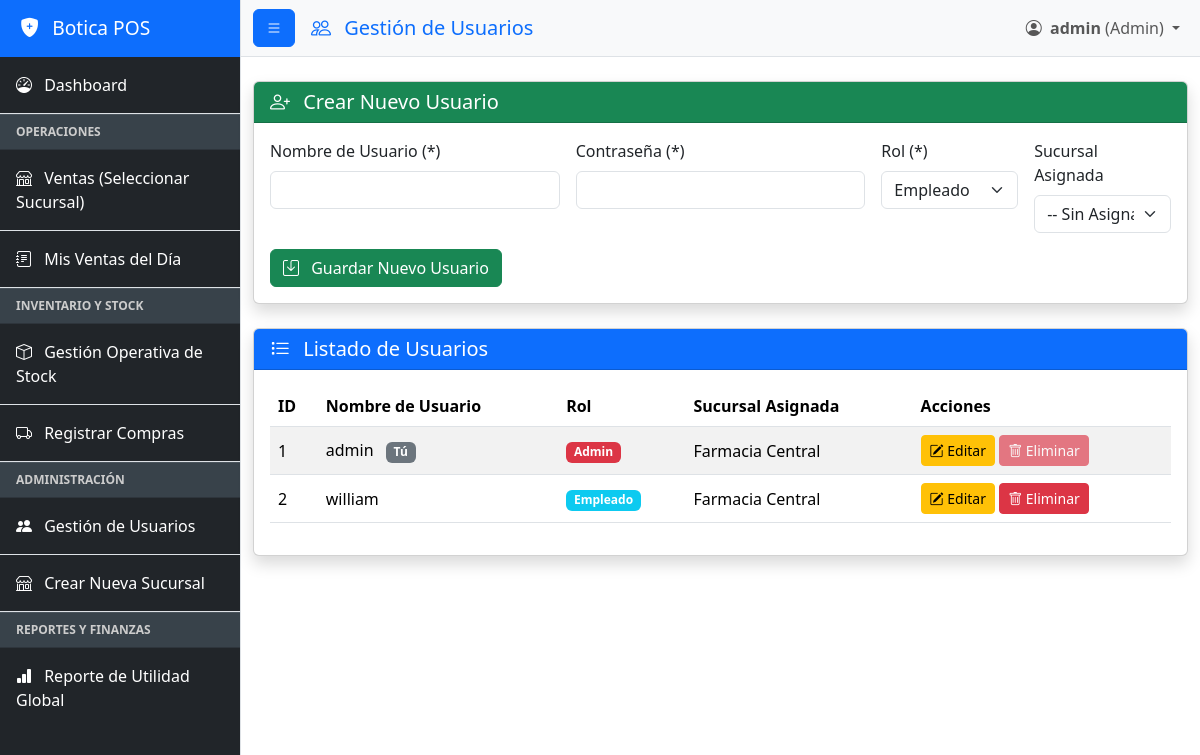
The app's page /gestion-usuarios (signed in) with its own data.
### app.py (models this page shows, shortened)
class User(UserMixin, db.Model):
    id = db.Column(db.Integer, primary_key=True)
    username = db.Column(db.String(80), unique=True, nullable=False)
    password_hash = db.Column(db.String(255), nullable=False)
    role = db.Column(db.String(50), default='Empleado', nullable=False)
    farmacia_id = db.Column(db.Integer, db.ForeignKey('farmacia.id'), nullable=True)
    farmacia = db.relationship('Farmacia', back_populates='empleados_rel')
    ventas_realizadas = db.relationship('Sale', back_populates='vendedor_rel')
    ajustes_realizados = db.relationship('AjusteStock', back_populates='user_rel', foreign_keys='[AjusteStock.user_id]')

class Farmacia(db.Model):
    id = db.Column(db.Integer, primary_key=True)
    nombre = db.Column(db.String(100), unique=True, nullable=False)
    inventario_rel = db.relationship('Inventario', back_populates='farmacia_rel', cascade="all, delete-orphan")
    empleados_rel = db.relationship('User', back_populates='farmacia', cascade="all, delete-orphan")
    ventas_rel = db.relationship('Sale', back_populates='sucursal_venta_rel', cascade="all, delete-orphan")

### app.py (the view, shortened to what this page needs)
@app.route('/gestion-usuarios', methods=['GET', 'POST'])
@login_required
@admin_required
def gestion_usuarios():
    users = User.query.all()
    farmacias = Farmacia.query.all()
    return render_template('gestion_usuarios.html', users=users, farmacias=farmacias)

### app.py (called while the page is built, shortened)
def admin_required(f):
    @wraps(f)
    def decorated_function(*args, **kwargs):
        if current_user.role != 'Admin':
            flash('Acceso denegado. Se requiere rol de Administrador.', 'danger')
            return redirect(url_for('dashboard'))
        return f(*args, **kwargs)
    return decorated_function

@login_manager.user_loader
def load_user(user_id):
    return db.session.get(User, int(user_id))

@app.before_request
def create_default_data():
    if request.path.startswith('/static') or request.path.startswith('/favicon'):
        return
    with app.app_context():
        db.create_all()
        if User.query.filter_by(username='admin').first() is None:
            admin = User(username='admin', role='Admin')
            admin.set_password('adminpass')
            db.session.add(admin)
            db.session.commit()
        farmacia_central = Farmacia.query.filter_by(nombre='Farmacia Central').first()

### templates/gestion_usuarios.html (shortened to what this page needs)
{% extends "base.html" %}
{% block page_heading %}
    <i class="bi bi-people me-2"></i> Gestión de Usuarios
{% endblock %}
{% block content %}
<div class="card shadow mb-4">
    <div class="card-header bg-success text-white">
        <h5 class="mb-0"><i class="bi bi-person-plus me-2"></i> Crear Nuevo Usuario</h5>
    </div>
    <div class="card-body">
        <form method="POST">
            <div class="row g-3">
                <div class="col-md-4">
                    <label for="username" class="form-label">Nombre de Usuario (*)</label>
                    <input type="text" class="form-control" id="username" name="username" required>
                </div>
                <div class="col-md-4">
                    <label for="password" class="form-label">Contraseña (*)</label>
                    <input type="password" class="form-control" id="password" name="password" required>
                </div>
                <div class="col-md-2">
                    <label for="role" class="form-label">Rol (*)</label>
                    <select class="form-select" id="role" name="role" required>
                        <option value="Empleado" selected>Empleado</option>
                    </select>
                </div>
                <div class="col-md-2">
                    <label for="farmacia_id" class="form-label">Sucursal Asignada</label>
                    <select class="form-select" id="farmacia_id" name="farmacia_id">
                        <option value="0" selected>-- Sin Asignar --</option>
                    </select>
                </div>
                <div class="col-12 mt-3">
                    <button type="submit" class="btn btn-success"><i class="bi bi-save me-2"></i> Guardar Nuevo Usuario</button>
                </div>
            </div>
        </form>
    </div>
</div>
<div class="card shadow mb-4">
    <div class="card-header bg-primary text-white">
        <h5 class="mb-0"><i class="bi bi-list-task me-2"></i> Listado de Usuarios</h5>
    </div>
    <div class="card-body">
        <div class="table-responsive">
            <table class="table table-striped table-hover align-middle">
                <thead>
                    <tr>
                        <th>ID</th>
                        <th>Nombre de Usuario</th>
                        <th>Rol</th>
                        <th>Sucursal Asignada</th>
                        <th>Acciones</th>
                    </tr>
                </thead>
                <tbody>
                    {% for user in users %}
                    <tr>
                        <td>{{ user.id }}</td>
                        <td>
                            {{ user.username }}
                            {% if user.id == current_user.id %}
                                <span class="badge bg-secondary ms-2">Tú</span>
                            {% endif %}
                        </td>
                        <td>
                            <span class="badge
                                {% if user.role == 'Admin' %}bg-danger
                                {% else %}bg-info
                                {% endif %}">
                                {{ user.role }}
                            </span>
                        </td>
                        <td>
                            {{ user.farmacia.nombre if user.farmacia else 'Sin Asignar' }}
                        </td>
                        <td>
                            <a href="{{ url_for('editar_usuario', user_id=user.id) }}" class="btn btn-sm btn-warning" title="Editar Usuario">
                                <i class="bi bi-pencil-square"></i> Editar
                            </a>
                            <button type="button" class="btn btn-sm btn-danger"
                                data-bs-toggle="modal"
                                data-bs-target="#deleteUserModal"
                                data-user-id="{{ user.id }}"
                                data-user-name="{{ user.username }}"
                                {% if user.id == current_user.id %}disabled{% endif %}>
                                <i class="bi bi-trash"></i> Eliminar
                            </button>
                        </td>
                    </tr>
                    {% endfor %}
                </tbody>
            </table>
        </div>
    </div>
</div>
{% endblock %}

### templates/base.html (shortened to what this page needs)
<!doctype html>
<html lang="es">
<head>
    <link href="https://cdn.jsdelivr.net/npm/bootstrap@5.3.3/dist/css/bootstrap.min.css"
          rel="stylesheet"
>
    <link rel="stylesheet" href="https://cdn.jsdelivr.net/npm/bootstrap-icons@1.11.3/font/bootstrap-icons.min.css">
</head>
<body>
    <div class="d-flex" id="wrapper">
        {% if current_user.is_authenticated %}
        <div class="border-end bg-dark" id="sidebar-wrapper">
            <div class="sidebar-heading bg-primary text-white">
                <i class="bi bi-shield-fill-plus me-2"></i> Botica POS
            </div>
            <div class="list-group list-group-flush">
                <a href="{{ url_for('dashboard') }}" class="list-group-item list-group-item-action bg-dark text-white p-3">
                    <i class="bi bi-speedometer me-2"></i> Dashboard
                </a>
                <div class="sidebar-separator">Operaciones</div>
                {% if current_user.role == 'Admin' %}
                <a href="{{ url_for('seleccionar_farmacia_ventas') }}" class="list-group-item list-group-item-action bg-dark text-white p-3">
                    <i class="bi bi-shop me-2"></i> Ventas (Seleccionar Sucursal)
                </a>
                {% else %}
                <a href="{{ url_for('pantalla_ventas') }}" class="list-group-item list-group-item-action bg-dark text-white p-3">
                    <i class="bi bi-cart-fill me-2"></i> Ventas
                </a>
                {% endif %}
                {% if current_user.role == 'Empleado' or current_user.role == 'Admin' %}
                <a href="{{ url_for('mis_ventas') }}" class="list-group-item list-group-item-action bg-dark text-white p-3">
                    <i class="bi bi-journal-text me-2"></i> Mis Ventas del Día
                </a>
                {% endif %}
                {% if current_user.role == 'Admin' %}
                <div class="sidebar-separator">Inventario y Stock</div>
                <a href="{{ url_for('gestion_stock') }}" class="list-group-item list-group-item-action bg-dark text-white p-3">
                    <i class="bi bi-box me-2"></i> Gestión Operativa de Stock
                </a>
                <a href="{{ url_for('registro_compra') }}" class="list-group-item list-group-item-action bg-dark text-white p-3">
                    <i class="bi bi-truck me-2"></i> Registrar Compras
                </a>
                {% endif %}
                {% if current_user.role == 'Admin' %}
                <div class="sidebar-separator">Administración</div>
                <a href="{{ url_for('gestion_usuarios') }}" class="list-group-item list-group-item-action bg-dark text-white p-3">
                    <i class="bi bi-people-fill me-2"></i> Gestión de Usuarios
                </a>
                <a href="{{ url_for('agregar_farmacia') }}" class="list-group-item list-group-item-action bg-dark text-white p-3">
                    <i class="bi bi-shop me-2"></i> Crear Nueva Sucursal
                </a>
                {% endif %}
                {% if current_user.role == 'Admin' %}
                <div class="sidebar-separator">Reportes y Finanzas</div>
                <a href="{{ url_for('reporte_global') }}" class="list-group-item list-group-item-action bg-dark text-white p-3">
                    <i class="bi bi-bar-chart-fill me-2"></i> Reporte de Utilidad Global
                </a>
                {% endif %}
            </div>
        </div>
        {% endif %}
        <div id="page-content-wrapper">
            <nav class="navbar navbar-expand-lg navbar-light bg-light border-bottom">
                <div class="container-fluid">
                    {% if current_user.is_authenticated %}
                    <button class="btn btn-primary" id="sidebarToggle">
                        <i class="bi bi-list"></i>
                    </button>
                    {% endif %}
                    <h5 class="ms-3 mb-0 text-primary">{% block page_heading %}{% endblock %}</h5>
                    <div class="collapse navbar-collapse" id="navbarSupportedContent">
                        <ul class="navbar-nav ms-auto mt-2 mt-lg-0">
                            {% if current_user.is_authenticated %}
                            <li class="nav-item dropdown">
                                <a class="nav-link dropdown-toggle" href="#" id="navbarDropdown" role="button" data-bs-toggle="dropdown" aria-expanded="false">
                                    <i class="bi bi-person-circle me-1"></i>
                                    <b>{{ current_user.username }}</b> ({{ current_user.role }})
                                </a>
                            </li>
                            {% endif %}
                        </ul>
                    </div>
                </div>
            </nav>
            <div class="container-fluid mt-4">
                {% block content %}{% endblock %}
            </div>
        </div>
        </div>
</body>
</html>

### templates/base.html (style rules this page uses)
#sidebar-wrapper { min-height: 100vh; margin-left: -15rem; transition: margin .25s ease-out; }
#sidebar-wrapper .sidebar-heading { padding: 0.875rem 1.25rem; font-size: 1.2rem; }
#sidebar-wrapper .list-group { width: 15rem; }
.sidebar-separator { background-color: #38424a; color: #ccc; padding: 0.5rem 1rem; font-size: 0.75rem; text-transform: uppercase; font-weight: bold; border-top: 1px solid #4a545c; border-bottom: 1px solid #2e353c; }
#page-content-wrapper { min-width: 100vw; }
@media (min-width: 768px) { #sidebar-wrapper { margin-left: 0; } }
@media (min-width: 768px) { #page-content-wrapper { min-width: 0; width: 100%; } }

### records on screen
User: username "admin", role "Admin", id "1", shows "Tú", farmacia "Farmacia Central"
User: id "2", username "william", role "Empleado", farmacia "Farmacia Central"
